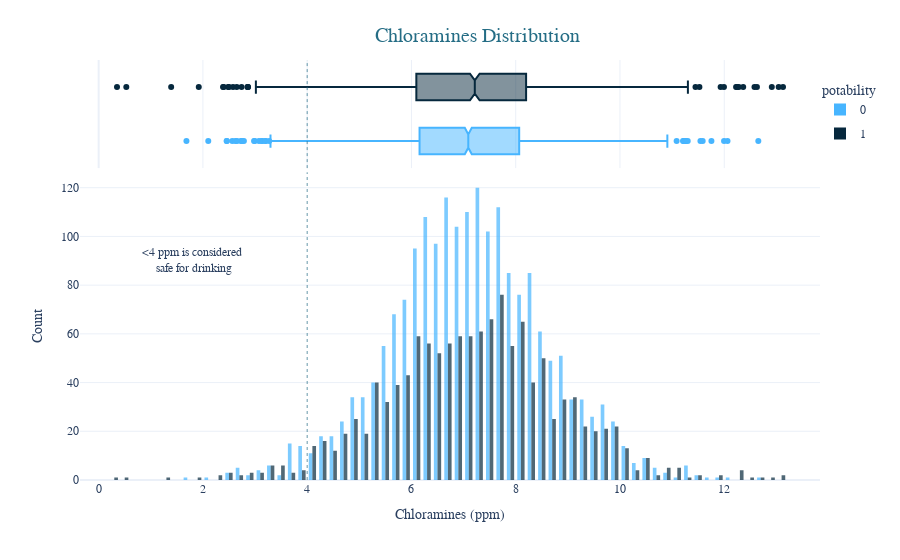

Notebook code cell kept with this figure:
### Code cell
fig = px.histogram(df,x='chloramines',y=Counter(df['chloramines']),color='potability',template='plotly_white',
                  marginal='box',opacity=0.7,nbins=100,color_discrete_sequence=[colors[1],colors[3]],
                  barmode='group',histfunc='count')

fig.add_vline(x=4, line_width=1, line_color=colors[2],line_dash='dot',opacity=0.7)

fig.add_annotation(text='<4 ppm is considered<br> safe for drinking',x=1.8,y=90,showarrow=False)

fig.update_layout(
    font_family='monospace',
    title=dict(text='Chloramines Distribution',x=0.53,y=0.95,
               font=dict(color=colors[2],size=20)),
    xaxis_title_text='Chloramines (ppm)',
    yaxis_title_text='Count',
    legend=dict(x=1,y=0.96,bordercolor=colors[1],borderwidth=0,tracegroupgap=5),
    bargap=0.3,
)
fig.show()

### Figure 1 — Plotly figure (JSON) as saved in the notebook; plotly's stock layout.template omitted (floating-point values rounded to 4 significant figures; data arrays with more than 128 entries replaced by an {"elided": "..."} marker saying what was removed)
{"data": [{"alignmentgroup": "True", "bingroup": "x", "histfunc": "count", "hovertemplate": "potability=0<br>chloramines=%{x}<br>count=%{y}<extra></extra>", "legendgroup": "0", "marker": {"color": "#47B5FF", "opacity": 0.7, "pattern": {"shape": ""}}, "name": "0", "nbinsx": 100, "offsetgroup": "0", "orientation": "v", "showlegend": true, "type": "histogram", "x": {"elided": "1998 float values"}, "xaxis": "x", "y": {"elided": "1998 int values"}, "yaxis": "y"}, {"alignmentgroup": "True", "hovertemplate": "potability=0<br>chloramines=%{x}<extra></extra>", "legendgroup": "0", "marker": {"color": "#47B5FF"}, "name": "0", "notched": true, "offsetgroup": "0", "showlegend": false, "type": "box", "x": {"elided": "1998 float values"}, "xaxis": "x2", "yaxis": "y2"}, {"alignmentgroup": "True", "bingroup": "x", "histfunc": "count", "hovertemplate": "potability=1<br>chloramines=%{x}<br>count=%{y}<extra></extra>", "legendgroup": "1", "marker": {"color": "#06283D", "opacity": 0.7, "pattern": {"shape": ""}}, "name": "1", "nbinsx": 100, "offsetgroup": "1", "orientation": "v", "showlegend": true, "type": "histogram", "x": {"elided": "1278 float values"}, "xaxis": "x", "y": {"elided": "1278 int values"}, "yaxis": "y"}, {"alignmentgroup": "True", "hovertemplate": "potability=1<br>chloramines=%{x}<extra></extra>", "legendgroup": "1", "marker": {"color": "#06283D"}, "name": "1", "notched": true, "offsetgroup": "1", "showlegend": false, "type": "box", "x": {"elided": "1278 float values"}, "xaxis": "x2", "yaxis": "y2"}], "layout": {"annotations": [{"showarrow": false, "text": "<4 ppm is considered<br> safe for drinking", "x": 1.8, "y": 90}], "bargap": 0.3, "barmode": "group", "font": {"family": "monospace"}, "legend": {"bordercolor": "#47B5FF", "borderwidth": 0, "title": {"text": "potability"}, "tracegroupgap": 5, "x": 1, "y": 0.96}, "margin": {"t": 60}, "shapes": [{"line": {"color": "#256D85", "dash": "dot", "width": 1}, "opacity": 0.7, "type": "line", "x0": 4, "x1": 4, "xref": "x", "y0": 0, "y1": 1, "yref": "y domain"}, {"line": {"color": "#256D85", "dash": "dot", "width": 1}, "opacity": 0.7, "type": "line", "x0": 4, "x1": 4, "xref": "x2", "y0": 0, "y1": 1, "yref": "y2 domain"}], "title": {"font": {"color": "#256D85", "size": 20}, "text": "Chloramines Distribution", "x": 0.53, "y": 0.95}, "xaxis": {"anchor": "y", "domain": [0, 1], "title": {"text": "Chloramines (ppm)"}}, "xaxis2": {"anchor": "y2", "domain": [0, 1], "matches": "x", "showgrid": true, "showticklabels": false}, "yaxis": {"anchor": "x", "domain": [0, 0.7326], "title": {"text": "Count"}}, "yaxis2": {"anchor": "x2", "domain": [0.7426, 1], "matches": "y2", "showgrid": false, "showline": false, "showticklabels": false, "ticks": ""}}}
